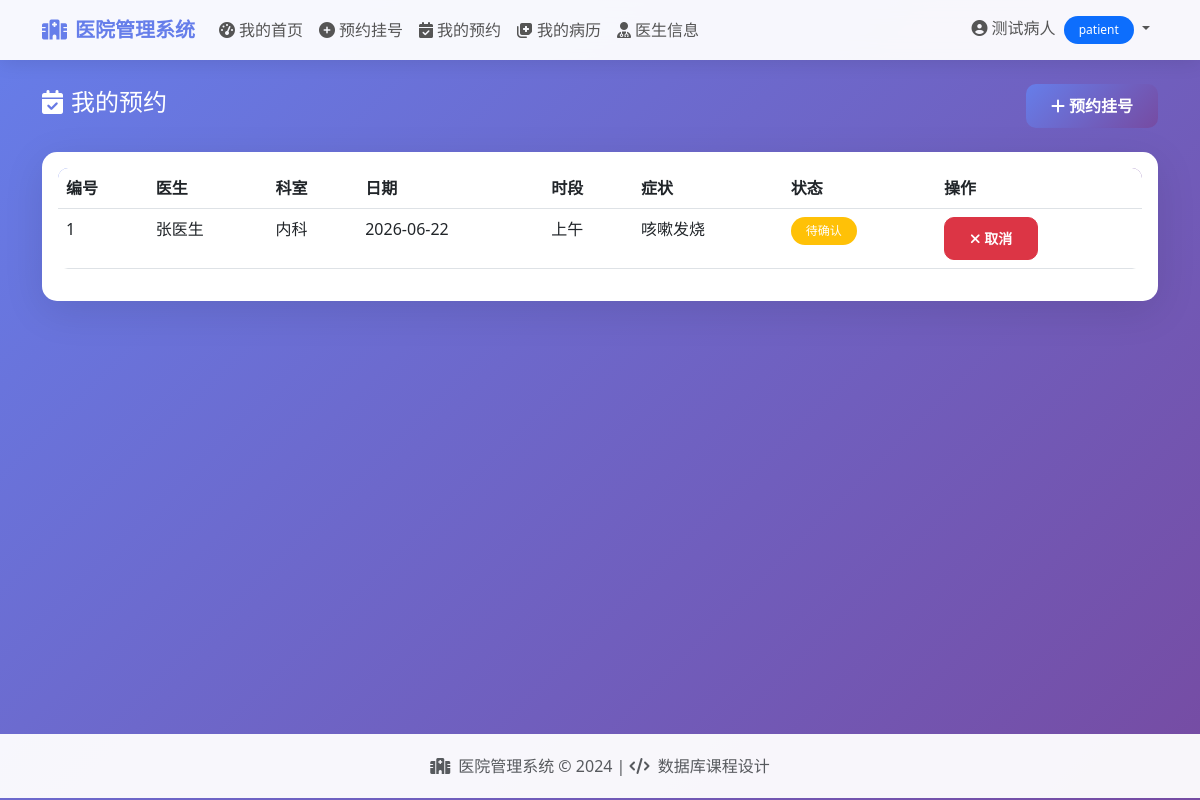
Screenshot of /patient/appointments (signed in) with the database file from the repository.
### app.py (models this page shows, shortened)
class User(db.Model):
    __tablename__ = 'users'
    id = db.Column(db.Integer, primary_key=True)
    username = db.Column(db.String(80), unique=True, nullable=False, index=True)
    password_hash = db.Column(db.String(200), nullable=False)
    name = db.Column(db.String(100), nullable=False)
    role = db.Column(db.String(20), nullable=False)  # admin, doctor, patient
    phone = db.Column(db.String(20))
    email = db.Column(db.String(100))
    created_at = db.Column(db.DateTime, default=datetime.utcnow)
    department = db.Column(db.String(100))  # 科室
    title = db.Column(db.String(50))  # 职称
    description = db.Column(db.Text)  # 简介
    gender = db.Column(db.String(10))
    age = db.Column(db.Integer)
    address = db.Column(db.String(200))

class Appointment(db.Model):
    __tablename__ = 'appointments'
    id = db.Column(db.Integer, primary_key=True)
    patient_id = db.Column(db.Integer, db.ForeignKey('users.id'), nullable=False, index=True)
    doctor_id = db.Column(db.Integer, db.ForeignKey('users.id'), nullable=False, index=True)
    appointment_date = db.Column(db.Date, nullable=False, index=True)
    time_slot = db.Column(db.String(20), nullable=False)  # 上午/下午
    status = db.Column(db.String(20), default='pending')  # pending, confirmed, completed, cancelled
    symptom = db.Column(db.Text)  # 症状描述
    created_at = db.Column(db.DateTime, default=datetime.utcnow)
    patient = db.relationship('User', foreign_keys=[patient_id], backref='appointments_as_patient')
    doctor = db.relationship('User', foreign_keys=[doctor_id], backref='appointments_as_doctor')

### app.py (the view)
@app.route('/patient/appointments')
@login_required
@role_required('patient')
def patient_appointments():
    page = request.args.get('page', 1, type=int)
    appointments = Appointment.query.filter_by(
        patient_id=current_user.id
    ).order_by(Appointment.appointment_date.desc()).paginate(page=page, per_page=10)
    return render_template('patient/appointments.html', appointments=appointments)

### app.py (called while the page is built)
def role_required(*roles):
    def decorator(f):
        @wraps(f)
        def decorated_function(*args, **kwargs):
            if not current_user.is_authenticated:
                return redirect(url_for('login'))
            if current_user.role not in roles:
                flash("您没有权限访问此页面", "danger")
                return redirect(url_for('index'))
            return f(*args, **kwargs)
        return decorated_function
    return decorator

@login_manager.user_loader
def load_user(user_id):
    return User.query.get(int(user_id))

### templates/patient/appointments.html (shortened to what this page needs)
{% extends "base.html" %}
{% block content %}
<div class="fade-in">
    <div class="d-flex justify-content-between align-items-center mb-4">
        <h4 class="text-white"><i class="fas fa-calendar-check me-2"></i>我的预约</h4>
        <a href="{{ url_for('patient_book_appointment') }}" class="btn btn-primary">
            <i class="fas fa-plus me-1"></i>预约挂号
        </a>
    </div>
    <div class="card">
        <div class="card-body">
            <div class="table-responsive">
                <table class="table table-hover">
                    <thead>
                        <tr>
                            <th>编号</th>
                            <th>医生</th>
                            <th>科室</th>
                            <th>日期</th>
                            <th>时段</th>
                            <th>症状</th>
                            <th>状态</th>
                            <th>操作</th>
                        </tr>
                    </thead>
                    <tbody>
                        {% for apt in appointments.items %}
                        <tr>
                            <td>{{ apt.id }}</td>
                            <td>{{ apt.doctor.name if apt.doctor else '未知' }}</td>
                            <td>{{ apt.doctor.department if apt.doctor else '未知' }}</td>
                            <td>{{ apt.appointment_date }}</td>
                            <td>{{ apt.time_slot }}</td>
                            <td>{{ apt.symptom or '无' }}</td>
                            <td>
                                {% if apt.status == 'pending' %}
                                <span class="badge bg-warning">待确认</span>
                                {% elif apt.status == 'confirmed' %}
                                <span class="badge bg-info">已确认</span>
                                {% elif apt.status == 'completed' %}
                                <span class="badge bg-success">已完成</span>
                                {% elif apt.status == 'cancelled' %}
                                <span class="badge bg-danger">已取消</span>
                                {% endif %}
                            </td>
                            <td>
                                {% if apt.status in ['pending', 'confirmed'] %}
                                <a href="{{ url_for('patient_cancel_appointment', id=apt.id) }}" class="btn btn-sm btn-danger" onclick="return confirm('确定取消该预约？')">
                                    <i class="fas fa-times"></i> 取消
                                </a>
                                {% endif %}
                            </td>
                        </tr>
                        {% else %}
                        <tr>
                            <td colspan="8" class="text-center text-muted py-4">暂无预约记录</td>
                        </tr>
                        {% endfor %}
                    </tbody>
                </table>
            </div>
        </div>
    </div>
</div>
{% endblock %}

### templates/base.html (shortened to what this page needs)
<!DOCTYPE html>
<html lang="zh-CN">
<head>
    <link href="https://cdn.bootcdn.net/ajax/libs/twitter-bootstrap/5.3.0/css/bootstrap.min.css" rel="stylesheet">
    <link href="https://cdn.bootcdn.net/ajax/libs/font-awesome/6.4.0/css/all.min.css" rel="stylesheet">
</head>
<body>
    <nav class="navbar navbar-expand-lg">
        <div class="container">
            <a class="navbar-brand" href="{{ url_for('index') }}">
                <i class="fas fa-hospital me-2"></i>医院管理系统
            </a>
            <div class="collapse navbar-collapse" id="navbarNav">
                <ul class="navbar-nav me-auto">
                    {% if current_user.is_authenticated %}
                        {% if current_user.role == 'admin' %}
                        <li class="nav-item">
                            <a class="nav-link" href="{{ url_for('admin_dashboard') }}">
                                <i class="fas fa-tachometer-alt me-1"></i>控制台
                            </a>
                        </li>
                        <li class="nav-item dropdown">
                            <a class="nav-link dropdown-toggle" href="#" role="button" data-bs-toggle="dropdown">
                                <i class="fas fa-cog me-1"></i>系统管理
                            </a>
                            <ul class="dropdown-menu">
                                <li><a class="dropdown-item" href="{{ url_for('admin_doctors') }}"><i class="fas fa-user-md me-2"></i>医生管理</a></li>
                                <li><a class="dropdown-item" href="{{ url_for('admin_patients') }}"><i class="fas fa-user me-2"></i>病人管理</a></li>
                                <li><a class="dropdown-item" href="{{ url_for('admin_departments') }}"><i class="fas fa-building me-2"></i>科室管理</a></li>
                                <li><a class="dropdown-item" href="{{ url_for('admin_drugs') }}"><i class="fas fa-pills me-2"></i>药品管理</a></li>
                                <li><a class="dropdown-item" href="{{ url_for('admin_schedules') }}"><i class="fas fa-calendar-alt me-2"></i>排班管理</a></li>
                            </ul>
                        </li>
                        <li class="nav-item">
                            <a class="nav-link" href="{{ url_for('admin_appointments') }}">
                                <i class="fas fa-calendar-check me-1"></i>预约管理
                            </a>
                        </li>
                        <li class="nav-item">
                            <a class="nav-link" href="{{ url_for('admin_medical_records') }}">
                                <i class="fas fa-notes-medical me-1"></i>病历管理
                            </a>
                        </li>
                        {% elif current_user.role == 'patient' %}
                        <li class="nav-item">
                            <a class="nav-link" href="{{ url_for('patient_dashboard') }}">
                                <i class="fas fa-tachometer-alt me-1"></i>我的首页
                            </a>
                        </li>
                        <li class="nav-item">
                            <a class="nav-link" href="{{ url_for('patient_book_appointment') }}">
                                <i class="fas fa-plus-circle me-1"></i>预约挂号
                            </a>
                        </li>
                        <li class="nav-item">
                            <a class="nav-link" href="{{ url_for('patient_appointments') }}">
                                <i class="fas fa-calendar-check me-1"></i>我的预约
                            </a>
                        </li>
                        <li class="nav-item">
                            <a class="nav-link" href="{{ url_for('patient_records') }}">
                                <i class="fas fa-notes-medical me-1"></i>我的病历
                            </a>
                        </li>
                        <li class="nav-item">
                            <a class="nav-link" href="{{ url_for('patient_doctors') }}">
                                <i class="fas fa-user-md me-1"></i>医生信息
                            </a>
                        </li>
                        {% endif %}
                    {% endif %}
                </ul>
                <ul class="navbar-nav">
                    {% if current_user.is_authenticated %}
                    <li class="nav-item dropdown">
                        <a class="nav-link dropdown-toggle" href="#" role="button" data-bs-toggle="dropdown">
                            <i class="fas fa-user-circle me-1"></i>{{ current_user.name }}
                            <span class="badge bg-primary ms-1">{{ current_user.role }}</span>
                        </a>
                    </li>
                    {% endif %}
                </ul>
            </div>
        </div>
    </nav>
    <div class="container mt-4 content-wrapper">
        {% block content %}{% endblock %}
    </div>
    <footer class="footer">
        <div class="container text-center">
            <p class="mb-0 text-muted">
                <i class="fas fa-hospital me-2"></i>医院管理系统 &copy; 2024 |
                <i class="fas fa-code me-1"></i> 数据库课程设计
            </p>
        </div>
    </footer>
</body>
</html>

### templates/base.html (style rules this page uses)
body { background: linear-gradient(135deg, #667eea 0%, #764ba2 100%); min-height: 100vh; }
.card { border: none; border-radius: 15px; box-shadow: 0 10px 40px rgba(0,0,0,0.1); }
.navbar { background: rgba(255,255,255,0.95) !important; backdrop-filter: blur(10px); box-shadow: 0 2px 20px rgba(0,0,0,0.1); }
.navbar-brand { font-weight: 700; color: #667eea !important; }
.nav-link { font-weight: 500; color: #555 !important; transition: all 0.3s; }
.btn-primary { background: linear-gradient(135deg, #667eea 0%, #764ba2 100%); border: none; border-radius: 10px; padding: 10px 25px; font-weight: 600; transition: all 0.3s; }
.btn-danger { border-radius: 10px; padding: 10px 25px; font-weight: 600; }
.table { border-radius: 10px; overflow: hidden; }
.table thead { background: linear-gradient(135deg, #667eea 0%, #764ba2 100%); color: white; }
.footer { background: rgba(255,255,255,0.95); padding: 20px 0; margin-top: 50px; }
.badge { padding: 8px 15px; border-radius: 20px; font-weight: 500; }
.content-wrapper { min-height: calc(100vh - 200px); }
.fade-in { animation: fadeIn 0.5s ease; }

### rows the page displays
User: name "测试病人", role "patient"
Appointment: id "1", doctor "张医生", doctor "内科", appointment_date "2026-06-22", time_slot "上午", symptom "咳嗽发烧", status "待确认"
